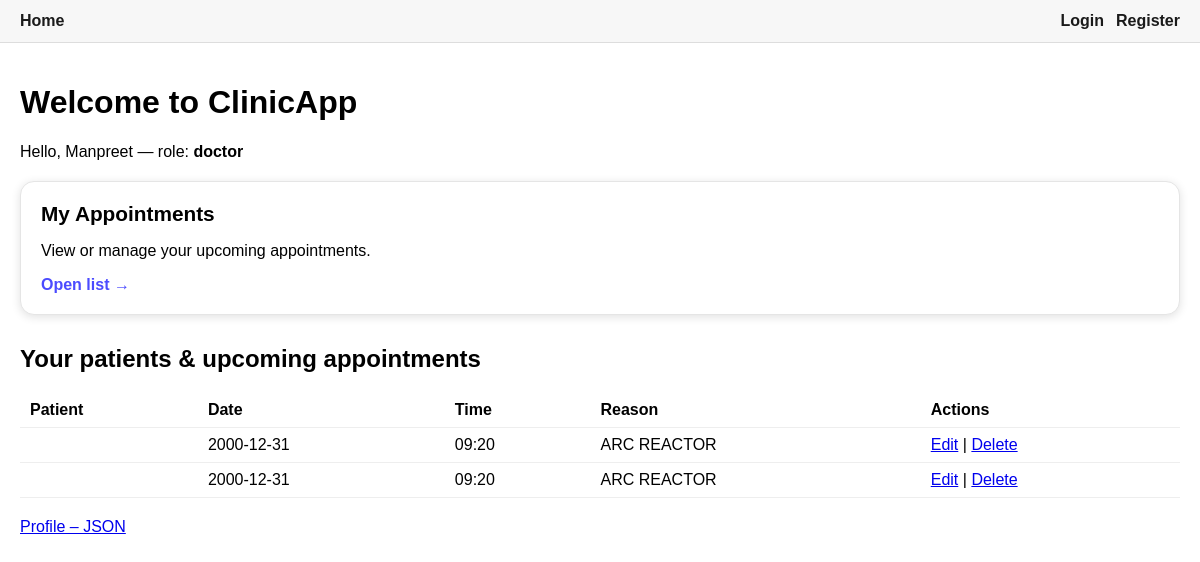
The page /dashboard (signed in) on the database as committed earlier.
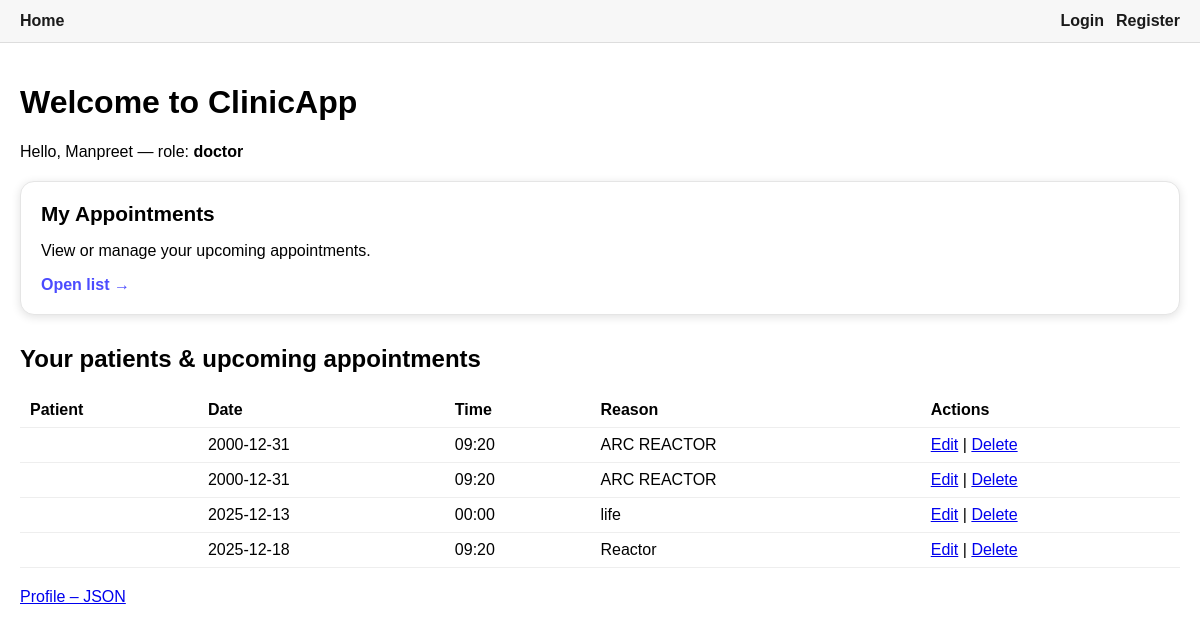
The same page on the database as committed later.
### tables this page shows
CREATE TABLE appointments (
        id INTEGER PRIMARY KEY AUTOINCREMENT,
        patient_username TEXT NOT NULL,
        doctor_name TEXT NOT NULL,
        date TEXT NOT NULL,
        time TEXT NOT NULL,
        reason TEXT,
        created_at TEXT DEFAULT (datetime('now'))
    );

### app.py (the view, shortened to what this page needs)
@app.route("/dashboard")
def dashboard():
    if "email" not in session:
        flash("Please login first")
        return redirect(url_for("login"))
    role = session.get("role", "")
    full_name = session.get("full_name", "")
    email = session.get("email", "")
    if role == "doctor":
        apts = get_appointments_for_doctor(full_name)
        doctors = []
    else:
        apts = get_appointment()
        doctors = []
    return render_template(
        "index.html",
        full_name=full_name,
        role=role,
        email=email,
        appointments=apts,
        doctors=doctors
    )

### app.py (called while the page is built)
def _fetch_appointments_by_sql(sql, params=()):
    conn = get_conn()
    cur = conn.cursor()
    cur.execute(sql, params)
    rows = cur.fetchall()
    cols = [c[0] for c in cur.description] if cur.description else []
    conn.close()
    results = []
    for r in rows:
        results.append({cols[i]: r[i] for i in range(len(cols))})
    return results

def get_appointments_for_doctor(doctor_full_name):
    try:
        return _fetch_appointments_by_sql(
            "SELECT * FROM appointments WHERE doctor_name = ? ORDER BY date, time",
            (doctor_full_name,)
        )
    except Exception:
        all_appts = _fetch_appointments_by_sql("SELECT * FROM appointments ORDER BY date, time")
        return [a for a in all_appts if any(
            str(v).lower() == doctor_full_name.lower() for k, v in a.items() if 'doctor' in k.lower()
        )]

### models/db_insecure.py (called while the page is built)
def get_conn():
    conn = sqlite3.connect(DB_PATH)
    conn.row_factory = sqlite3.Row
    return conn

### templates/index.html (shortened to what this page needs)
{% extends "base.html" %}
{% block content %}
<h1 class="h3">Welcome to ClinicApp</h1>
<p>Hello, {{ full_name | e }} — role: <strong>{{ role | e }}</strong></p>
<div class="container-row">
  <div class="action-card">
    <h3>My Appointments</h3>
    <p>View or manage your upcoming appointments.</p>
    <a href="?list=yes">Open list →</a>
  </div>
</div>
<div class="appointments-area">
  {% if role == 'doctor' %}
    <h2>Your patients & upcoming appointments</h2>
    {% if appointments %}
      <table class="appointments-table">
        <thead>
          <tr><th>Patient</th><th>Date</th><th>Time</th><th>Reason</th><th>Actions</th></tr>
        </thead>
        <tbody>
          {% for a in appointments %}
            <tr>
              <td>{{ a.patient_name | e }}</td>
              <td>{{ a.date | e }}</td>
              <td>{{ a.time | e }}</td>
              <td>{{ a.reason | e }}</td>
              <td>
                <a href="{{ url_for('edit_appointment_view', apt_id=a.id) }}">Edit</a>
                |
                <a href="{{ url_for('delete_appointment_view', apt_id=a.id) }}">Delete</a>
              </td>
            </tr>
          {% endfor %}
        </tbody>
      </table>
    {% else %}
      <p>No appointments assigned to you.</p>
    {% endif %}
  {% endif %}
</div>
<p style="margin-top: 20px;">
  <a href="{{ url_for('whoami') }}">Profile – JSON</a>
</p>
{% endblock %}

### templates/base.html (shortened to what this page needs)
<!DOCTYPE html>
<html>
<head>
</head>
<body>
<nav>
  <div>
    <a href="{{ url_for('index') }}">Home</a>
  </div>
  <div class="right-links">
    {% if session.get('user_id') or session.get('username') %}
      <span>Logged in as <strong>{{ session.get('username') or session.get('user_email') or 'user' }}</strong></span>
      <a href="{{ url_for('logout') }}">Logout</a>
    {% else %}
      <a href="{{ url_for('login') }}">Login</a>
      <a href="{{ url_for('register') }}">Register</a>
    {% endif %}
  </div>
</nav>
<div class="content">
  {% block content %}{% endblock %}
</div>
</body>
</html>

### templates/base.html (style rules this page uses)
body { font-family: Arial, sans-serif; margin:0; padding:0; }
nav { display:flex; justify-content:space-between; align-items:center; padding:12px 20px; background:#f7f7f7; border-bottom:1px solid #ddd; }
.right-links { display:flex; align-items:center; gap:12px; }
nav a { text-decoration:none; color:#1a1a1a; font-weight:600; }
.content { padding:20px; }

### templates/index.html (style rules this page uses)
.container-row { display: flex; gap: 20px; margin-top: 20px; flex-wrap: wrap; }
.app-card, .action-card { flex: 1; min-width: 250px; background: #ffffff; border-radius: 14px; padding: 20px; box-shadow: 0 2px 10px rgba(0,0,0,0.12); border: 1px solid #e5e5e5; transition: 0.2s; }
.app-card h3, .action-card h3 { margin-top: 0; margin-bottom: 10px; font-size: 1.3rem; }
.app-card a, .action-card a { font-weight: bold; text-decoration: none; color: #4b4bff; }
.appointments-area { margin-top: 30px; }
.appointments-table { width: 100%; border-collapse: collapse; margin-top: 10px; }
.appointments-table th, .appointments-table td { text-align: left; padding: 8px 10px; border-bottom: 1px solid #eee; }

Rows that differ between the two databases and show on the page:
added appointments: date "2025-12-13", time "00:00", reason "life"
added appointments: date "2025-12-18", time "09:20", reason "Reactor"
